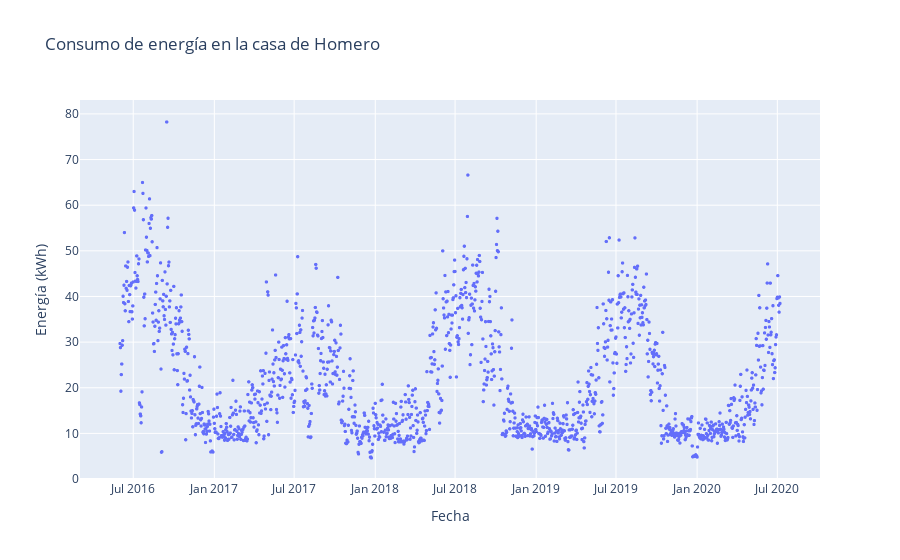

The notebook cell this image was saved under:
### Code cell
# Visualización del consumo de energía con plotly
fig = px.scatter(df, x='date', y='Energy_kWh', title='Consumo de energía en la casa de Homero', labels={'date': 'Fecha', 'Energy_kWh': 'Energía (kWh)'})
fig.update_traces(marker=dict(size=3.5))
fig.show()

### Figure 1 — Plotly figure (JSON) as saved in the notebook; plotly's stock layout.template omitted (floating-point values rounded to 4 significant figures; data arrays with more than 128 entries replaced by an {"elided": "..."} marker saying what was removed)
{"data": [{"hovertemplate": "Fecha=%{x}<br>Energía (kWh)=%{y}<extra></extra>", "legendgroup": "", "marker": {"color": "#636efa", "size": 3.5, "symbol": "circle"}, "mode": "markers", "name": "", "showlegend": false, "type": "scattergl", "x": {"elided": "1498 str values"}, "xaxis": "x", "y": {"elided": "1498 float values"}, "yaxis": "y"}], "layout": {"legend": {"tracegroupgap": 0}, "title": {"text": "Consumo de energía en la casa de Homero"}, "xaxis": {"anchor": "y", "domain": [0, 1], "title": {"text": "Fecha"}}, "yaxis": {"anchor": "x", "domain": [0, 1], "title": {"text": "Energía (kWh)"}}}}
